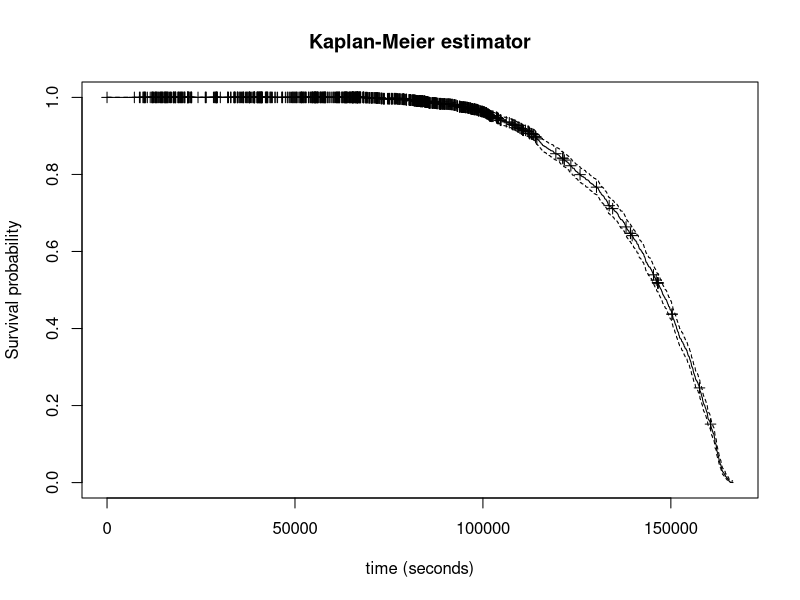
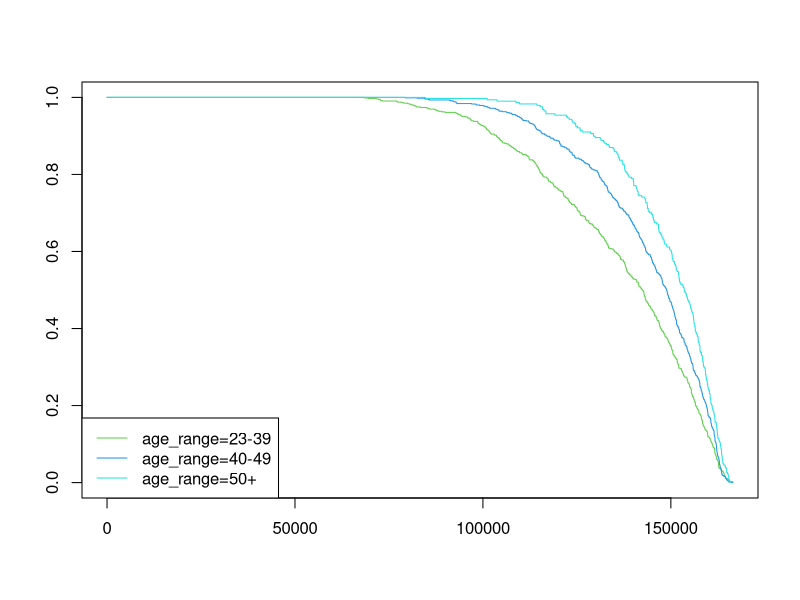
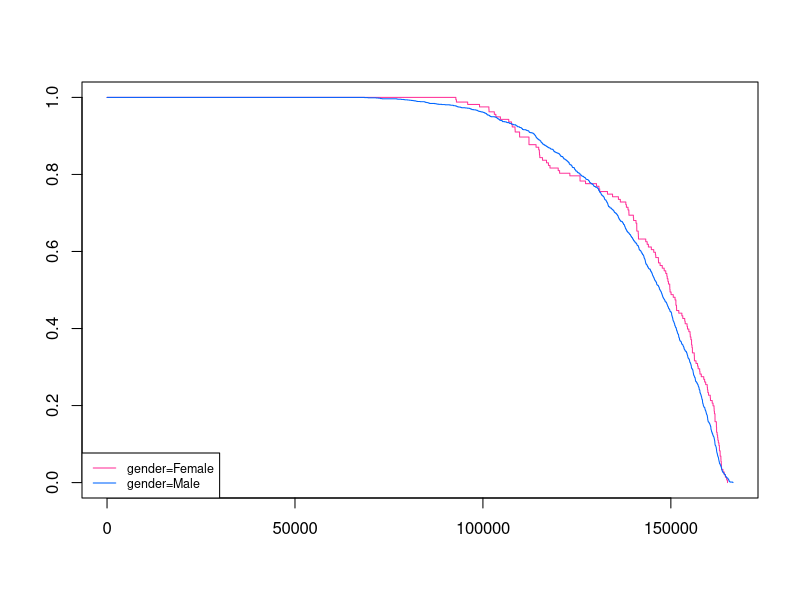
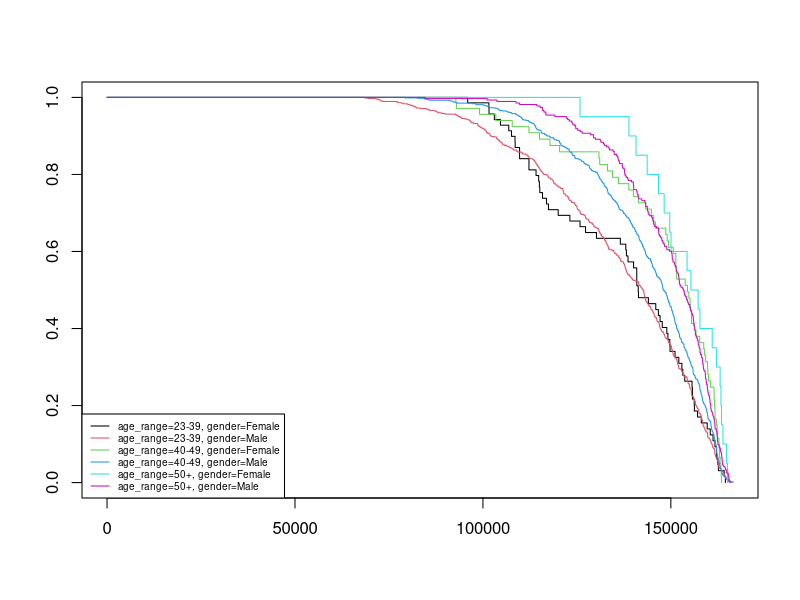

The R script that drew these images, in order:
## ---- chunk 1
knitr::opts_chunk$set(echo = TRUE)
## ---- chunk 2
library(tidyverse)
#library(broom)
library(dplyr)
library(survival)
library(lubridate)
## ---- chunk 3
setwd ('C:/Users/romai/Documents/DSTI/21-Survival Analysis/UTMB')
data_utmb17 <- read_csv("utmb_2017.csv", col_names = TRUE)
head(data_utmb17)
## ---- chunk 4
problems(data_utmb17)
## ---- chunk 5
colnames(data_utmb17)
## ---- chunk 6
str(data_utmb17)
## ---- chunk 7
data_utmb17 <- data_utmb17[,-1] 
## ---- chunk 8

data_utmb17 <-data_utmb17 |>
  mutate(gender = case_when(
    endsWith(category, " H") ~ "Male",
    endsWith(category, " F") ~ "Female"),
    age = substring(data_utmb17$category, first=1, last=2),
    status = case_when(time != 'NA' ~ 1, TRUE ~ 0),
    .after ="category")
## ---- chunk 9
data_utmb17$highesttime <- apply(data_utmb17[11:35], 1, function(x) max(x, na.rm = TRUE))
data_utmb17<-data_utmb17|>
  mutate(highesttime = replace_na(highesttime, '00:00:00'))
## ---- chunk 10
str(data_utmb17$highesttime)
## ---- chunk 11
data_utmb17$timetoevent<- lubridate::hms(data_utmb17$highesttime)
data_utmb17$timetoevent<- period_to_seconds(data_utmb17$timetoevent)

## ---- chunk 12
data_utmb17<- data_utmb17[,-11:-34]
colnames(data_utmb17)
## ---- chunk 13
data_utmb17<-  data_utmb17[,-c(2,3,4,8,9,10)]
## ---- chunk 14
age_range <- tibble('age' =
                      c("V1", "V2","V3", "V4", "SE"),
                    'age_range' = c("40-49", "50-59", "60-69", "70+", "23-39")
                    )
data_utmb17 <- data_utmb17 |> inner_join(age_range,by = "age")

#Move column "age_range" just after column "age"
data_utmb17 <- data_utmb17  %>% relocate("age_range", .after = "age")
## ---- chunk 15
table(data_utmb17$age_range)
## ---- chunk 16
data_utmb17 ["age_range"] [data_utmb17 ["age_range"] == "60-69"]<- "60+"
data_utmb17 ["age_range"] [data_utmb17 ["age_range"] == "70+"]<- "60+"
## ---- chunk 17
table(data_utmb17$age_range)
## ---- chunk 18
data_utmb17 ["age_range"] [data_utmb17 ["age_range"] == "50-59"] <- "50+"
data_utmb17 ["age_range"] [data_utmb17 ["age_range"] == "60+"]<- "50+"
table(data_utmb17$age_range)
## ---- chunk 19
table(data_utmb17$age_range, data_utmb17$gender)
## ---- chunk 20

fit.KM <- survfit(Surv(timetoevent, status) ~ 1, data = data_utmb17)
summary(fit.KM)
fit.KM

plot(fit.KM, mark.time = TRUE,
     main = "Kaplan-Meier estimator",
     ylab = "Survival probability",
     xlab = "time (seconds)")

## ---- chunk 21

fit.KMage <- survfit(Surv(timetoevent, status) ~ age_range, data = data_utmb17)
fit.KMage

plot(fit.KMage, col = 3:8)
legend("bottomleft", lty = 1, col = 3:8, legend = names(fit.KMage$strata))
## ---- chunk 22
diff.KMage <- survdiff(Surv(timetoevent, status) ~ age_range, data = data_utmb17)
diff.KMage

## ---- chunk 23
cox.age<- coxph(Surv(timetoevent, status) ~ age_range, data = data_utmb17)
summary(cox.age)
## ---- chunk 24
fit.KMgender <- survfit(Surv(timetoevent, status) ~ gender, data = data_utmb17)
fit.KMgender

plot(fit.KMgender, col = c("#FF3399", "#0066FF"),pch = 19)
legend("bottomleft", lty = 1, col = c("#FF3399", "#0066FF"), cex= 0.75, legend = names(fit.KMgender$strata))


## ---- chunk 25
diff.KMgender <- survdiff(Surv(timetoevent, status) ~ gender, data = data_utmb17)
diff.KMgender

## ---- chunk 26

## ---- chunk 27
diff.KMgender2 <- survdiff(Surv(timetoevent, status) ~ gender + strata(age_range), data = data_utmb17)
diff.KMgender2
## ---- chunk 28
cox.gender<- coxph(Surv(timetoevent, status) ~ gender, data = data_utmb17)
summary(cox.gender)
## ---- chunk 29
fit.KMage_gender <- survfit(Surv(timetoevent, status) ~ age_range + gender, data = data_utmb17)
fit.KMage_gender

plot(fit.KMage_gender, col = 1:9)
legend("bottomleft",lty = 1, col = 1:9, legend = names(fit.KMage_gender$strata), cex= 0.6, box.lty=1)
## ---- chunk 30
diff.KMage_gender1 <- survdiff(Surv(timetoevent, status) ~ gender + age_range, data = data_utmb17)
diff.KMage_gender1
## ---- chunk 31

cox.age_gender<- coxph(Surv(timetoevent, status) ~ gender + age_range, data = data_utmb17)
summary(cox.age_gender)
